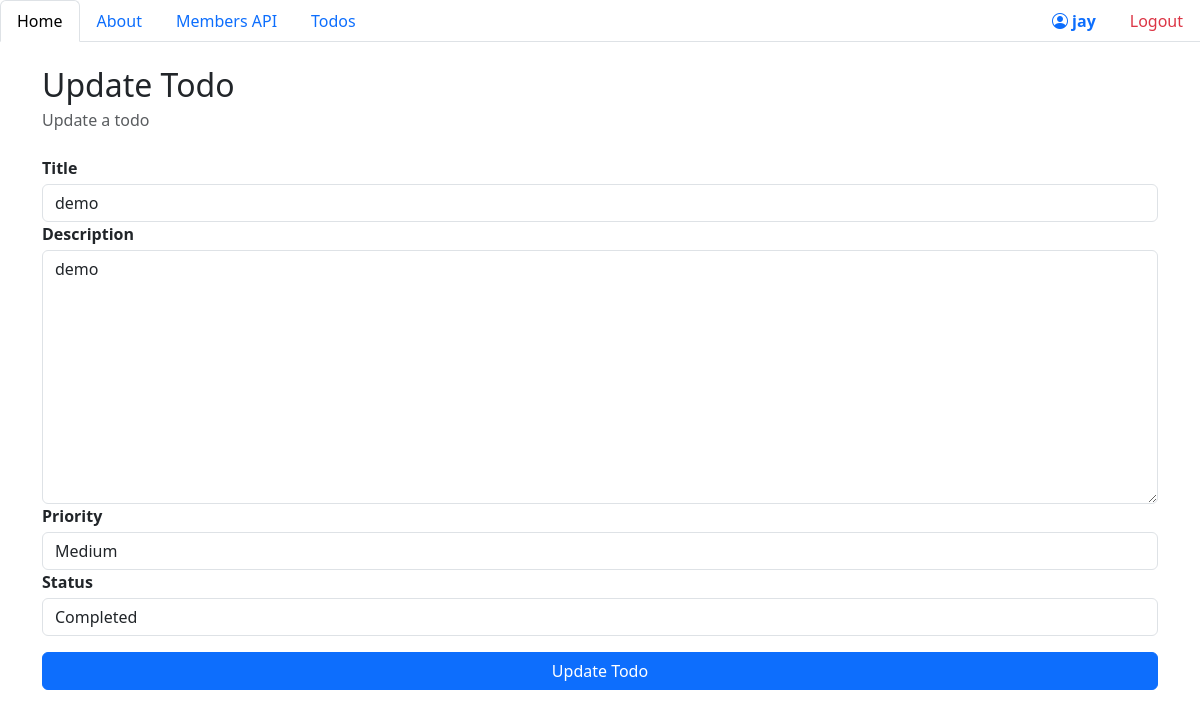
Page /todo/update_todo/6 (signed in) on the earlier database version.
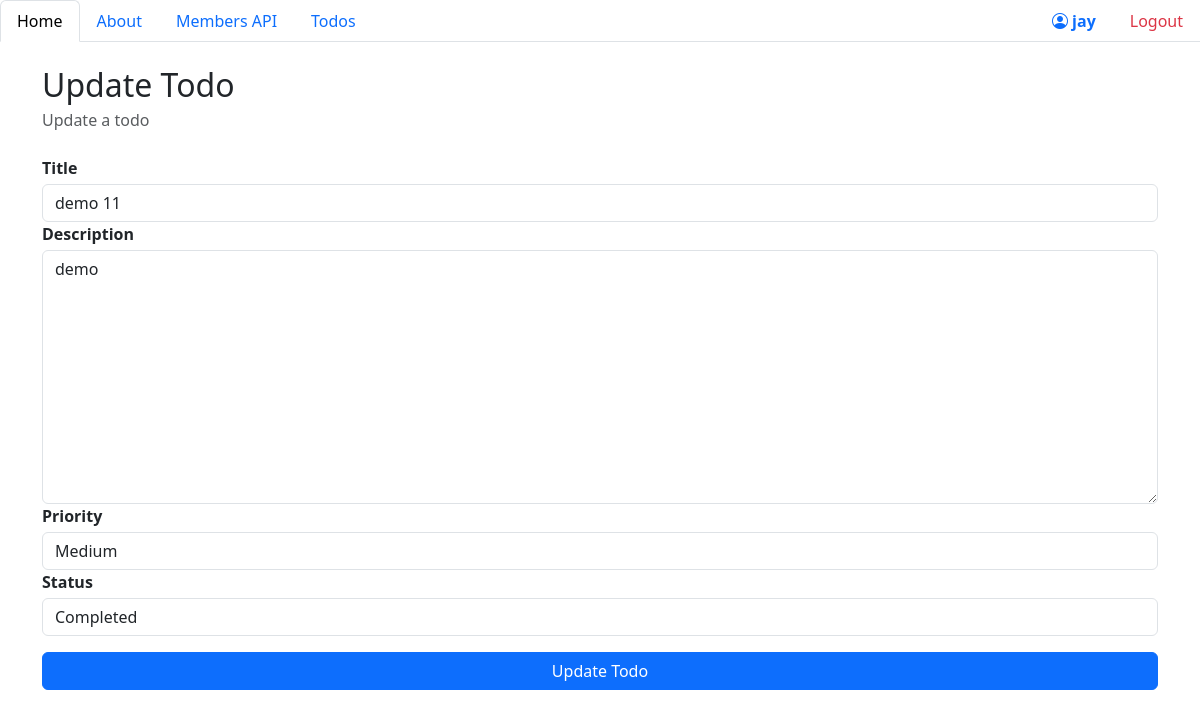
Same page on the later database version.
### todo/models.py (models this page shows, shortened)
class Todo(models.Model):
    status_choices = [
        ('PENDING', 'Pending'),
        ('COMPLETED', 'Completed'),
    ]
    id = models.IntegerField(primary_key=True)
    title = models.CharField(max_length=100)
    description = models.TextField()
    status = models.CharField(max_length=20 , choices=status_choices , default='PENDING')
    priority_choices = [
        ('LOW', 'Low'),
        ('MEDIUM', 'Medium'),
        ('HIGH', 'High'),
    ]
    priority = models.CharField(max_length=20 , choices=priority_choices , default='LOW')
    created_at = models.DateTimeField(auto_now_add=True)
    updated_at = models.DateTimeField(auto_now=True)

### todo/views.py (the view)
# urls.py: path("update_todo/<int:id>",views.update_todo, name="update_todo"),
@login_required(login_url="/auth/login_user")
def update_todo(request,id):
    if not request.user.has_perm("todo.change_todo"):
        messages.error(request, "You don't have permission to update a todo")
        return redirect("/todo/")
    if request.method == "POST":
        todo_obj = Todo.objects.get(id=id)
        form = TodoForm(request.POST, instance=todo_obj)
        if form.is_valid():
            form.save()
        return redirect("/todo/")
    else:
        my_todo = Todo.objects.get(id=id)
        form = TodoForm(instance=my_todo)
        return render(request, "todo/update_todo.html", {"todo": my_todo , "form": form})

### todo/templates/todo/update_todo.html (shortened to what this page needs)
{% extends 'nevbar.html' %}
{% block content %}
<div class="container mt-4">
    <h2 class="mb-1">Update Todo</h2>
    <p class="text-muted mb-4">Update a todo</p>
    <form method="post">
            {% for field in form %}
            <div class="form-group">
                <label class="mb-1 fw-bold" for="{{ field.id_for_label }}">{{ field.label }}</label>
                {{ field }}
            </div>
            {% endfor %}
        <button type="submit" class="btn btn-primary w-100 mt-3">Update Todo</button>
    </form>
</div>
{% endblock %}

Differences in the rows shown:
changed Todo "demo": title "demo" → "demo 11"
